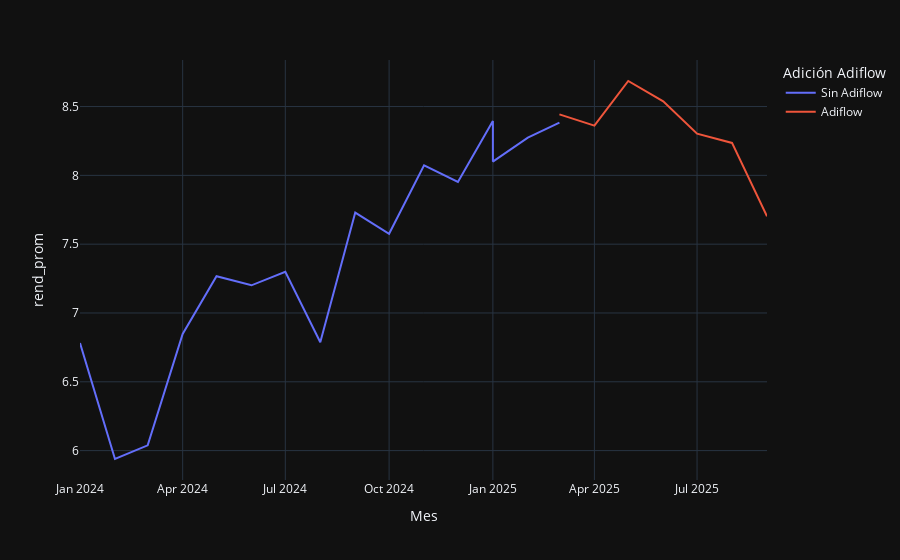

Notebook code cell kept with this figure:
### Code cell
fig = px.line(
    df_filter_group[df_filter_group["MAQUINA / LINEA"]=='620-1020'],
    x="Mes",
    y="rend_prom",
    color="Adición Adiflow",
)

fig.show()

### Figure 1 — Plotly figure (JSON) as saved in the notebook; plotly's stock layout.template omitted (floating-point values rounded to 4 significant figures)
{"data": [{"hovertemplate": "Adición Adiflow=Sin Adiflow<br>Mes=%{x}<br>rend_prom=%{y}<extra></extra>", "legendgroup": "Sin Adiflow", "line": {"color": "#636efa", "dash": "solid"}, "marker": {"symbol": "circle"}, "mode": "lines", "name": "Sin Adiflow", "orientation": "v", "showlegend": true, "type": "scatter", "x": ["2024-01", "2024-02", "2024-03", "2024-04", "2024-05", "2024-06", "2024-07", "2024-08", "2024-09", "2024-10", "2024-11", "2024-12", "2025-01", "2025-01", "2025-02", "2025-03"], "xaxis": "x", "y": [6.782, 5.939, 6.038, 6.848, 7.267, 7.201, 7.299, 6.787, 7.73, 7.576, 8.073, 7.952, 8.396, 8.1, 8.274, 8.383], "yaxis": "y"}, {"hovertemplate": "Adición Adiflow=Adiflow<br>Mes=%{x}<br>rend_prom=%{y}<extra></extra>", "legendgroup": "Adiflow", "line": {"color": "#EF553B", "dash": "solid"}, "marker": {"symbol": "circle"}, "mode": "lines", "name": "Adiflow", "orientation": "v", "showlegend": true, "type": "scatter", "x": ["2025-03", "2025-04", "2025-05", "2025-06", "2025-07", "2025-08", "2025-09"], "xaxis": "x", "y": [8.443, 8.361, 8.686, 8.538, 8.303, 8.236, 7.702], "yaxis": "y"}], "layout": {"legend": {"title": {"text": "Adición Adiflow"}, "tracegroupgap": 0}, "margin": {"t": 60}, "xaxis": {"anchor": "y", "domain": [0, 1], "title": {"text": "Mes"}}, "yaxis": {"anchor": "x", "domain": [0, 1], "title": {"text": "rend_prom"}}}}
